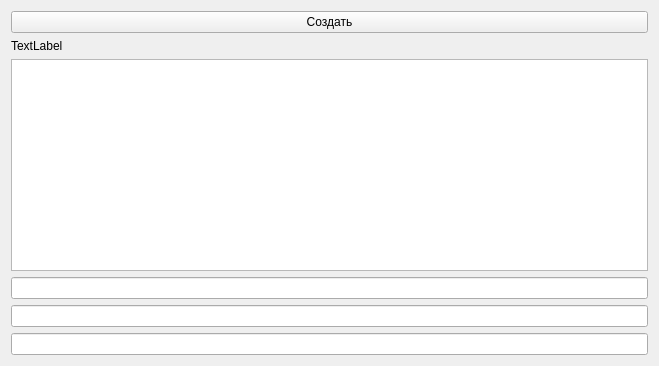
<?xml version="1.0" encoding="UTF-8"?>
<ui version="4.0">
 <class>HelloQtChildClass</class>
 <widget class="QWidget" name="HelloQtChildClass">
  <property name="geometry">
   <rect>
    <x>0</x>
    <y>0</y>
    <width>659</width>
    <height>366</height>
   </rect>
  </property>
  <property name="windowTitle">
   <string>HelloQtChild</string>
  </property>
  <layout class="QVBoxLayout" name="verticalLayout">
   <item>
    <widget class="QPushButton" name="pushButton">
     <property name="text">
      <string>Создать</string>
     </property>
    </widget>
   </item>
   <item>
    <widget class="QLabel" name="label">
     <property name="text">
      <string>TextLabel</string>
     </property>
    </widget>
   </item>
   <item>
    <widget class="QListWidget" name="listWidget"/>
   </item>
   <item>
    <widget class="QLineEdit" name="lineEdit"/>
   </item>
   <item>
    <widget class="QLineEdit" name="lineEdit_2"/>
   </item>
   <item>
    <widget class="QLineEdit" name="lineEdit_3"/>
   </item>
  </layout>
 </widget>
 <layoutdefault spacing="6" margin="11"/>
 <resources/>
 <connections/>
</ui>
